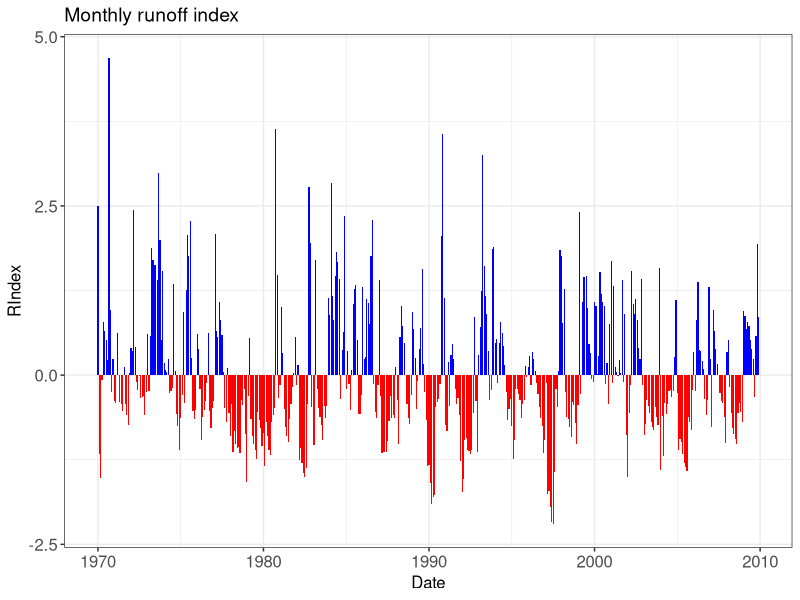

This figure's R source:
### Monthly runoff index based on Eq. 8 from Rau et al (2019)
### https://doi.org/10.1002/hyp.13318
### https://github.com/hydrocodes
rm(list=ls())
dev.off()
library(ggplot2)
# Enter a csv monthly database: %b-%y(Date), Precipitation (P) and Potential Evapotranspiration (PET) in mm
data <- read.csv("07_rimac_ch.csv",header=TRUE, check.names = F, stringsAsFactors = F)
# Enter morphometric parameters of the basin
a <-2352   # Area in km2
l <- 88.3  # Main channel lenght in km
p <- 261   # Perimeter in km

#### Do not change or move ####
X1 <- (a^0.393*l^-4.107*p^4.291)/64.5
X2 <- 0.883*a^0.369*l^-0.229*p^-0.168
X1o <- X1/2
X2o <- 30

phi <- tanh(data$P/X1)
psi <- tanh(data$PET/X1)
phio <- tanh(data$P[1]/X1)
psio <- tanh(data$PET[1]/X1)

S1 <- c(1:nrow(data))
S1[1] <- (X1o+X1*phio)/(1+phio*X1o/X1)
for (i in 2:nrow(data)) {
  S2 <- S1*(1-psi)/(1+psi*(1-S1/X1))
  S <- S2/((1+(S2/X1)^3)^(1/3))
  S1[i] <- (S[i-1]+X1*phi[i])/(1+phi[i]*S[i-1]/X1)
  S2 <- S1*(1-psi)/(1+psi*(1-S1/X1))
  S <- S2/((1+(S2/X1)^3)^(1/3))
  }
P1 <- c(1:nrow(data))
P1[1] <- data$P[1]+X1o-S1[1]
for (i in 2:nrow(data)) {
  P1[i] <- data$P[i]+S[i-1]-S1[i]
  P2 <- S2-S
  P3 <- P1+P2
  }
R1 <- c(1:nrow(data))
R1[1] <- P3[1]+X2o
for (i in 2:nrow(data)) {
  R2 <- R1*X2
  Q <- R2^2/(R2+60)
  R <- R2-Q
  R1[i] <- P3[i] + R[i-1]
  R2 <- R1*X2
  Q <- R2^2/(R2+60)
  R <- R2-Q
  }
data$Qref <- Q
Qvector<-as.vector(t(Q))
#### end1 ####

#Enter the start and end of the dates (year, month)
Qts<-stats::ts(Qvector, start=c(1970, 1), end=c(2009, 12), frequency=12)

#### end 2 ####
dmn <- list(month.abb, unique(floor(time(Qts))))
Qdf <- as.data.frame(t(matrix(Qts, 12, dimnames = dmn)))
res <- scale(Qdf)
attributes(res)[3:4] <- NULL
res_vector<-as.vector(t(res))
data$RIndex <- res_vector
data$Date <- as.POSIXct(paste("01", data$Date, sep = "-"), format = "%d-%b-%y")

# Plotting time series
theme_set(theme_bw())
ggplot(data, aes(x = Date, y = RIndex, fill = RIndex >=0)) +
  geom_col(position = "identity")+
  scale_fill_manual(values = c("red", "blue"), guide = FALSE)+
  ggtitle("Monthly runoff index")+
  theme(axis.text=element_text(size=12),
        axis.title=element_text(size=12),
        plot.title=element_text(size=14))
# Writing output file
write.csv(data,"output.csv")
